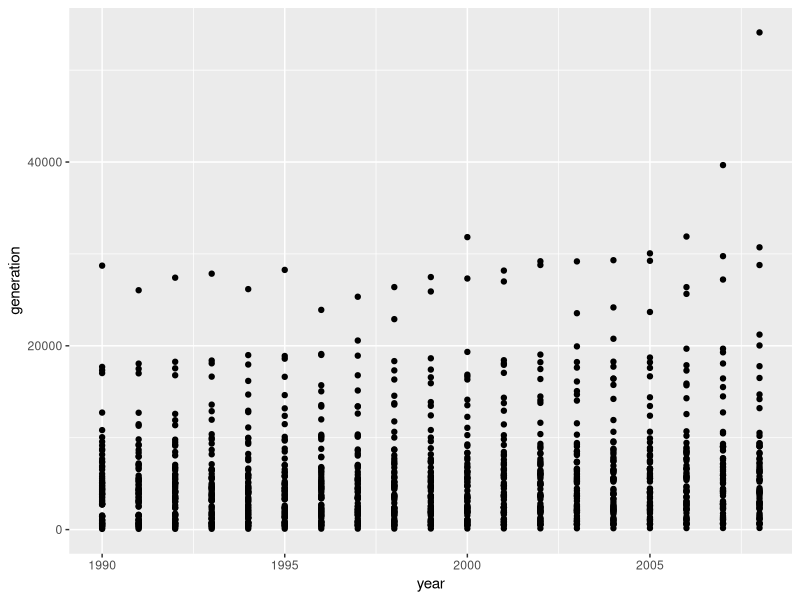
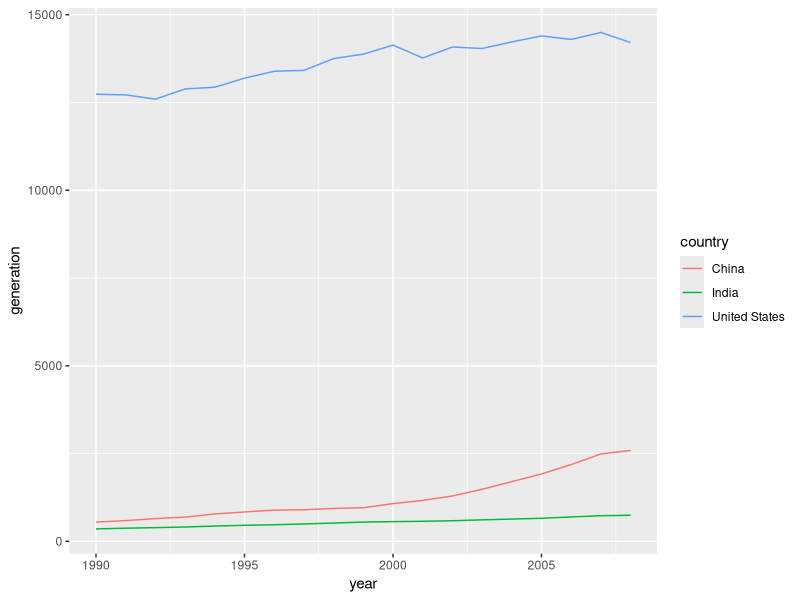
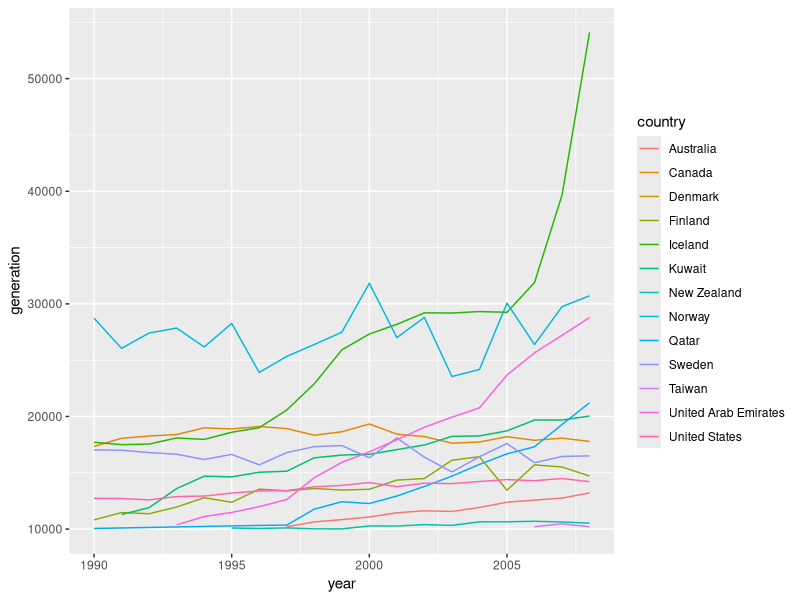

The R source for these figures, in order:
library(readxl)
library(tidyr)
library(ggplot2)

# First import the excel file
energy_data_raw <- read_excel('Electricity Generation per capita.xlsx')

# Now gather the raw data into a new, tidy dataframe
energy <- gather(energy_data_raw, 
                key = 'year', 
                value = 'generation',
                colnames(energy_data_raw)[-1],
                convert = TRUE)

# change the name of the first column to something more reasonable
colnames(energy)[1] <- 'country'

# Check out a summary to make sure everything looks ok
summary(energy)

e.desired = subset(energy, country == 'United States' |
                           country == 'China' |
                           country == 'India')

ggplot(aes(year, generation), data = energy) + 
  geom_point()

# Line plot of energy use over time for china, india, and usa
ggplot(aes(x = year, 
           y = generation, 
           color = country, 
           group = country), 
       data = e.desired) +
  geom_line()

energy.wide <- spread(energy, country, generation)

ggplot(aes(year, generation), data = subset(energy, generation > 10000)) + 
  geom_line(aes(color = country))
